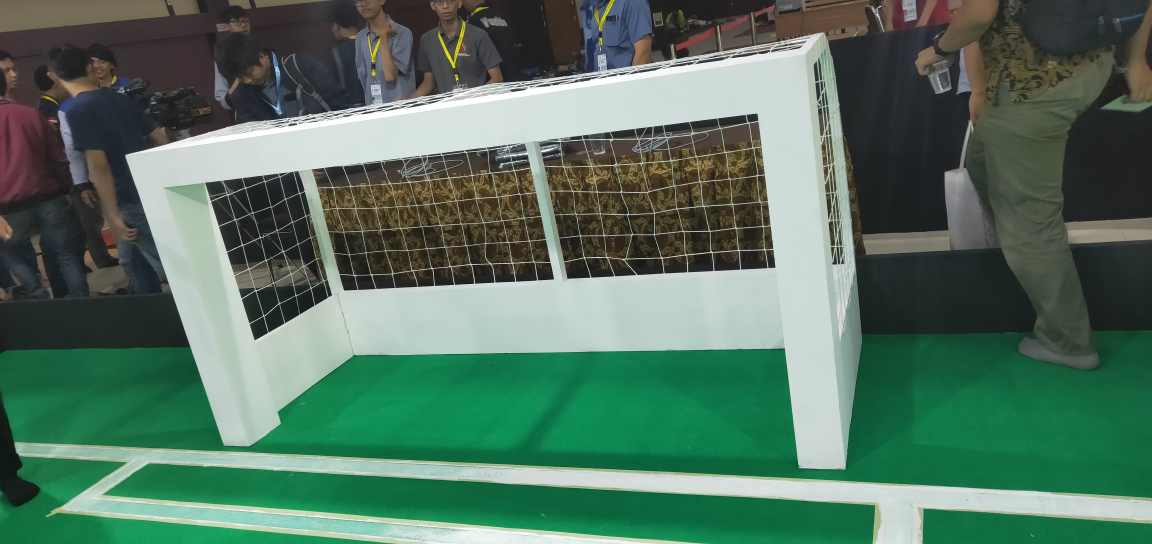
#> input picture bisa diabaikan/foto gawang/IMG20190502171909.jpg, 4608 x 2176 px, given in place of the camera (shown at 1/4 size)
$ python 'main lama.py'
#> lines starting #> are read from the running program, lines starting #| are printed output that depends on the picture; after the words box and inside, x2 and y2 are one past the last pixel; in counts of white or black regions, pixels touching at a corner belong together
#> further down, frame is the input picture: shape (2176, 4608, 3); mean B, G, R 96.8, 113.9, 84
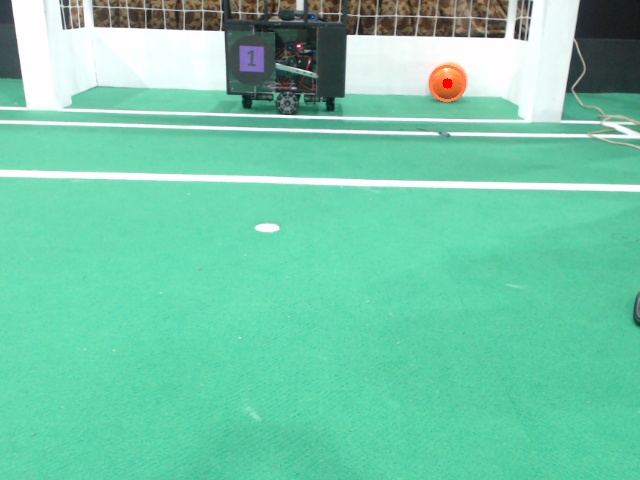
#> input picture bisa diabaikan/foto/opencv0.jpg, 640 x 480 px, found by its file name
#> further down, frame is the input picture: shape (480, 640, 3); mean B, G, R 170.1, 201.1, 114.7
#> `hsv = cv2.cvtColor(frame, cv2.COLOR_BGR2HSV)`: hsv: shape (480, 640, 3); mean H, S, V 78.8, 112.1, 202.3
### gawang.py
'''
    class gawang python
    auth :
        - sufyan saori
        - benhard tamubolon
'''
import cv2

class Gawang:
    def __init__(self, image, gawangLower=(60, 0, 200), gawangUpper=(255, 100, 255) , lawanLower=(0,0,0) , lawanUpper=(0,0,0) ) :
        self.image = image
        self.gawangLower = gawangLower
        self.gawangUpper = gawangUpper
        self.lawanLower = lawanLower
        self.lawanUpper = lawanUpper
        self.batas_kiri = 0
        self.batas_kanan = 0
        self.gawang = False
        self.run()

    # function to get mask image
    def pre_proc_1(self):
        hsv = cv2.cvtColor(self.image, cv2.COLOR_BGR2HSV)
        mask = cv2.inRange(hsv, self.gawangLower, self.gawangUpper)
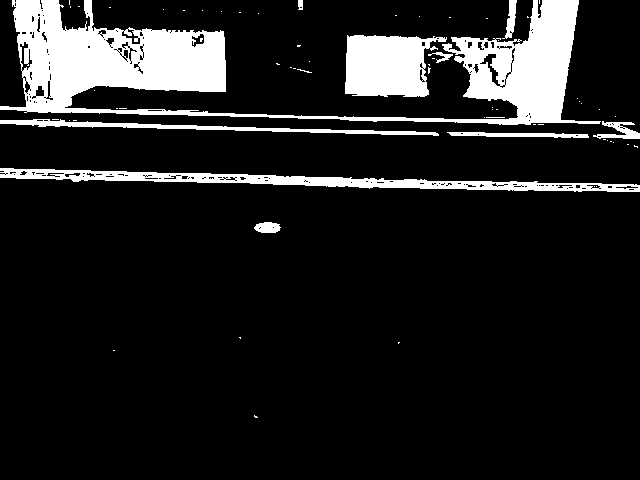
#> mask: shape (480, 640); 12.5% white; 67 white regions (57 under 20 px), largest, box (x1, y1, x2, y2) and area: (0, 0, 601, 125) 24859, (0, 168, 640, 192) 5199, (345, 35, 447, 97) 4824
        mask = cv2.erode(mask, None, iterations=2)
#> mask: shape (480, 640); 7.2% white; 64 white regions (40 under 20 px), largest, box (x1, y1, x2, y2) and area: (19, 0, 224, 111) 9644, (468, 0, 577, 123) 6086, (347, 37, 427, 95) 3977
        mask = cv2.dilate(mask, None, iterations=2)
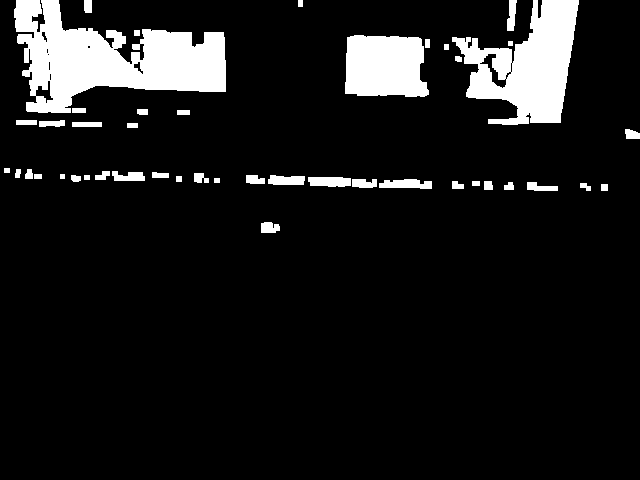
#> mask: shape (480, 640); 9.9% white; 45 white regions
        cnts = cv2.findContours(mask.copy(), cv2.RETR_EXTERNAL,
 		        cv2.CHAIN_APPROX_SIMPLE)[-2]
#> cnts = 45 contours, 2 with area under 20; largest, box (x1, y1, x2, y2) and area: (14, 0, 226, 113) 12767, (452, 0, 579, 125) 8366, (345, 35, 429, 97) 4446, (379, 179, 432, 189) 341, (308, 177, 351, 187) 336
        return cnts

    # check tiang
    # [7 lines left out: function persegi_panjang_berdiri, not called in this run]

    # draw and get outer midle points (x, y)
    def draw_points(self, coord, batas, flag):
        font = cv2.FONT_HERSHEY_SIMPLEX
        x,y,w,h = coord
        center_circle = batas
        text = "ujung"+flag
        cv2.rectangle(self.image, (x,y), (x+w, y+h), (0, 255, 0), 2)
        cv2.circle(self.image,center_circle , 4, (0,0,255), -1)
        cv2.putText(self.image, text, center_circle, font, 0.5,(0,0,255),2,cv2.LINE_AA)

    # functtion to ger countour
    def get_countour(self):
        font = cv2.FONT_HERSHEY_SIMPLEX
        cnts = self.pre_proc_1()
        if len(cnts)>1:
            # cari 2 blob terbesar
            tiangs = sorted(cnts, key=cv2.contourArea, reverse=True)[:2]
#> tiangs = 2 contours; box (x1, y1, x2, y2) and area: (14, 0, 226, 113) 12767, (452, 0, 579, 125) 8366
            # cari mana blob kanan dan kiri berdasarkan posisi x-nya
            rec1 = cv2.boundingRect(tiangs[0])
#> rec1 = (14, 0, 212, 113)
            rec2 = cv2.boundingRect(tiangs[1])
#> rec2 = (452, 0, 127, 125)
            if(rec1[0] > rec2[1]):
                pos = [rec2, rec1]
#> pos = [(452, 0, 127, 125), (14, 0, 212, 113)]
            pos = [rec1, rec2]
#> pos = [(14, 0, 212, 113), (452, 0, 127, 125)]
            # (x, ( y +(h//2)) ) ; 5//2 = 2 ; 5/2 = 2.5
            self.batas_kiri = (pos[0][0], (pos[0][1] + pos[0][3]//2) )
#> self.batas_kiri = (14, 56)
            self.draw_points(pos[0], self.batas_kiri, "kiri")
#> in draw_points, `cv2.circle(self.image,center_circle , 4, (0,0,255), -1)`: self.image: shape (480, 640, 3); mean B, G, R 169.2, 201.5, 113.9

            # ( (x+w), ( (y +(h//2) )
            self.batas_kanan = ( (pos[1][0] + pos[1][2]),  (pos[1][1]+ (pos[1][3]//2)) )
#> self.batas_kanan = (579, 62)
            self.draw_points(pos[1], self.batas_kanan, "kanan")
#> in draw_points (call 2), `cv2.circle(self.image,center_circle , 4, (0,0,255), -1)`: self.image: shape (480, 640, 3); mean B, G, R 168.1, 201.5, 113.4

            hsv = cv2.cvtColor(self.image, cv2.COLOR_BGR2HSV)
#> hsv: shape (480, 640, 3); mean H, S, V 78.3, 114.9, 203.5
            mask = cv2.inRange(hsv, self.lawanLower, self.lawanUpper)
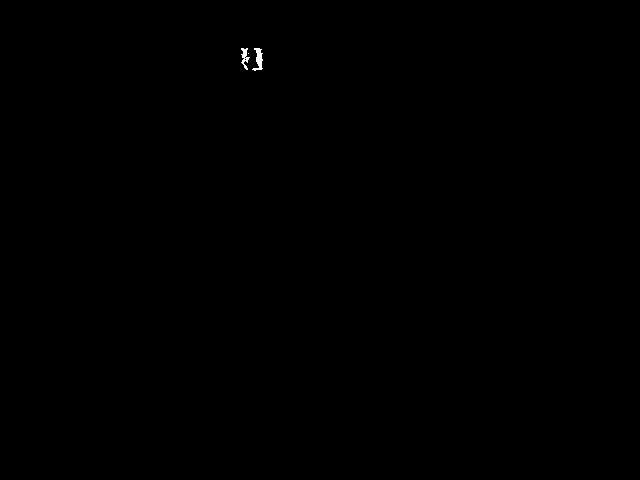
#> mask: shape (480, 640); 0.07% white; 3 white regions (1 under 20 px), largest, box (x1, y1, x2, y2) and area: (252, 48, 263, 71) 128, (241, 48, 250, 70) 93
            mask = cv2.erode(mask, None, iterations=2)
#> mask: shape (480, 640); 0% white in thin lines or dots, all inside (x1, y1, x2, y2) = (258, 55, 260, 62)
            mask = cv2.dilate(mask, None, iterations=6)
#> mask: shape (480, 640); 0.08% white; 1 white region, box (x1, y1, x2, y2) and area: (252, 49, 266, 68) 260
            cnts2 = cv2.findContours(mask.copy(), cv2.RETR_EXTERNAL,
                    cv2.CHAIN_APPROX_SIMPLE)[-2]
#> cnts2 = 1 item
#| False (579, 62) (14, 56)

            if(len(cnts2)>0 and pos[0][3] == pos[1][3]):
                self.gawang = True

        else:
            self.batas_kiri = 0
            self.batas_kanan = 0


    def run(self):
        self.get_countour()

### check_bola.py
'''
    class gawang python
    auth :
        - sufyan saori
        - benhard tamubolon
'''
import cv2

class Bola:
    def __init__(self, image, bolaLower=(1, 150, 186), bolaUpper=(30, 255, 255) ):
        self.image = image
        self.bolaLower = bolaLower
        self.bolaUpper = bolaUpper
        self.lokasi_bola = 0
        self.perintah = ""
        self.simpanperintah= ""
        self.run()

    # function to get mask image
    def pre_proc_1(self):
        hsv = cv2.cvtColor(self.image, cv2.COLOR_BGR2HSV)
        mask = cv2.inRange(hsv, self.bolaLower, self.bolaUpper)
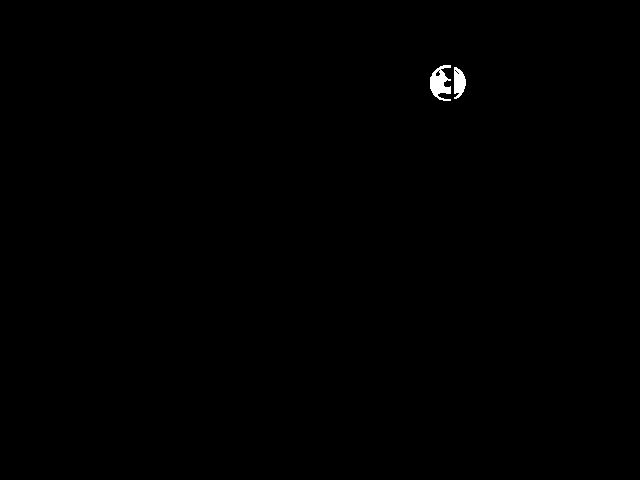
#> mask: shape (480, 640); 0.24% white; 2 white regions, box (x1, y1, x2, y2) and area: (430, 65, 451, 101) 448, (454, 67, 466, 99) 276
        mask = cv2.erode(mask, None, iterations=5)
#> mask: shape (480, 640); 0.01% white in thin lines or dots, all inside (x1, y1, x2, y2) = (435, 81, 460, 88)
        mask = cv2.dilate(mask, None, iterations=9)
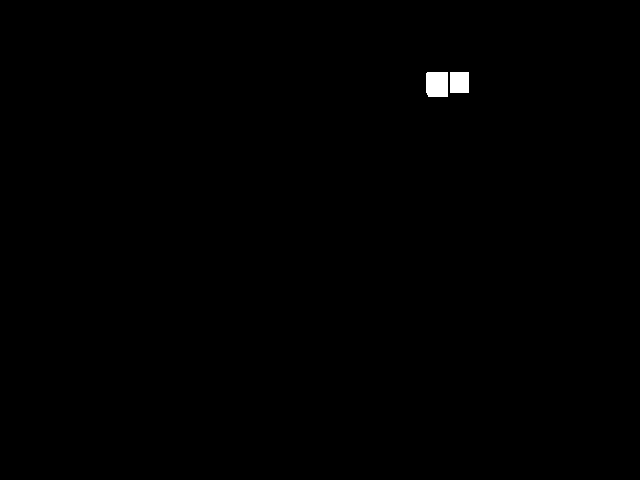
#> mask: shape (480, 640); 0.31% white; 2 white regions
        cnts = cv2.findContours(mask.copy(), cv2.RETR_EXTERNAL,
 		        cv2.CHAIN_APPROX_SIMPLE)[-2]
#> cnts = 2 contours; box (x1, y1, x2, y2) and area: (426, 72, 448, 97) 498, (450, 72, 469, 93) 360
        cv2.imshow('mask',mask)
        return cnts

    # check tiang
    # [7 lines left out: function persegi_panjang_berdiri, not called in this run]

    # functtion to ger countour
    def get_countour(self):
        cnts = self.pre_proc_1()
        if len(cnts)>0 :
            # find the largest contour in the mask, then use
            # it to compute the minimum enclosing circle and
            # centroid
            c = max(cnts, key=cv2.contourArea)
#> c = contour of 9 points, box (x1, y1, x2, y2) (426, 72, 448, 97), area 498
            ((x, y), radius) = cv2.minEnclosingCircle(c)
#> x = 437; y = 84; radius = 15.62
            M = cv2.moments(c)
#> M = moments, m00 498.5, centre m10/m00, m01/m00 = (436.6, 83.91)
            center = (int(M["m10"] / M["m00"]), int(M["m01"] / M["m00"]))
#> center = (436, 83)
            # only proceed if the radius meets a minimum size
            if radius > 10:
                # draw the circle and centroid on the frame,
                # then update the list of tracked points
                cv2.circle(self.image, (int(x), int(y)), int(radius),
                    (80, 127, 255), 2)
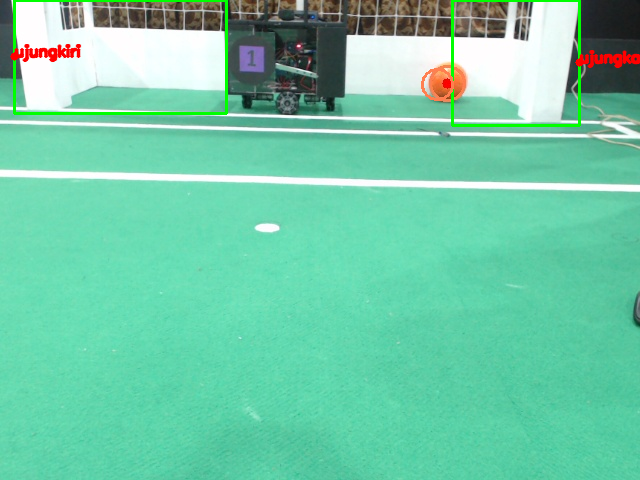
#> self.image: shape (480, 640, 3); mean B, G, R 167.9, 201.3, 113.8
                cv2.circle(self.image, center, 5, (0, 0, 255), -1)
#> self.image: shape (480, 640, 3); 0.03% of pixels changed, all inside (x1, y1, x2, y2) = (431, 78, 442, 89)
            if int(M["m10"] / M["m00"]) > 400:
                self.lokasi_bola = int(M["m10"] / M["m00"])
#> self.lokasi_bola = 436
                if int(M["m01"] / M["m00"]) > 455 :
                    self.perintah = "tendang"
                if int(M["m01"] / M["m00"]) < 455:
                    self.perintah = "kanan"
            elif int(M["m10"] / M["m00"]) < 400 and int(M["m10"] / M["m00"]) > 200:
                self.lokasi_bola = int(M["m10"] / M["m00"])
                if int(M["m01"] / M["m00"]) > 455 :
                    self.perintah = "tendang"
                if int(M["m01"] / M["m00"]) < 455:
                    self.perintah = "maju"
                # if i>10:
                #     ser.write(b'f')
            elif int(M["m10"] / M["m00"]) < 200:
                self.lokasi_bola = int(M["m10"] / M["m00"])
                if int(M["m01"] / M["m00"]) > 455 :
                    self.perintah = "tendang"
                if int(M["m01"] / M["m00"]) < 455:
                    self.perintah = "kiri"

        else:
            self.perintah = "cari"


    def run(self):
        self.get_countour()

### main lama.py
import cv2
import serial
import time
from gawang import Gawang
from check_bola import Bola

ser = serial.Serial('/dev/ttyUSB0', 9600)
#ser = serial.Serial('COM', 9600)

# greenLower = (0, 208, 186)
# greenUpper = (47, 255, 255)

colorLower = (0, 208, 186)
colorUpper = (47, 255, 255)

magentaLower = (115, 100, 100)
magentaUpper = (135, 255, 255)

cyanLower = (80, 100, 100)
cyanUpper = (100, 255, 255)

# [5 lines of commented-out code are left out]

majucheck = False
mundurcheck = False
kiricheck = False
kanancheck = False
spinleftcheck = False
spinrightcheck = False
rotateleftcheck = False
rotaterightcheck = False
tendangcheck = False
do_nothing = False
num = 0
start = 0
dur = 0


cap = cv2.VideoCapture(0)

i=0

def periksa(start, dur2, do_nothing, x, dur):
    if x:
        start = time.time()
        return start, dur, doNothing(start,dur), False
    else:
        return start, dur2, do_nothing, False

def doNothing(start, x):
    end = time.time()
    print(end-start)
    if(end-start>=x):
        return False
    else:
        return True

while True:
    ret,frame = cap.read()
    frame = cv2.imread('foto/opencv0.jpg')
    hsv = cv2.cvtColor(frame, cv2.COLOR_BGR2HSV)

    gawang = Gawang(image = frame, lawanLower = magentaLower , lawanUpper = magentaUpper)
    # print(gawang.gawang, gawang.area_gawang)
    print(gawang.gawang, gawang.batas_kanan, gawang.batas_kiri)

    bola = Bola(image = frame)#,bolaLower = (115, 100, 100) , bolaUpper = (135, 255, 255) )

    if bola.perintah == "kanan":
        if i>30:
            if do_nothing==False:
                print("kanan")
                ser.write(b'R')
                start, dur, do_nothing, mundurcheck = periksa(start, dur, do_nothing, mundurcheck, 0.31)
                start, dur, do_nothing, majucheck = periksa(start, dur, do_nothing, majucheck, 0.31)
                start, dur, do_nothing, kiricheck = periksa(start, dur, do_nothing, kiricheck, 0.31)
                start, dur, do_nothing, spinleftcheck = periksa(start, dur, do_nothing, spinleftcheck, 0.31)
                start, dur, do_nothing, spinrightcheck = periksa(start, dur, do_nothing, spinrightcheck, 0.31)
                start, dur, do_nothing, rotateleftcheck = periksa(start, dur, do_nothing, rotateleftcheck, 0.31)
                start, dur, do_nothing, rotaterightcheck = periksa(start, dur, do_nothing, rotaterightcheck, 0.31)
                start, dur, do_nothing, tendangcheck = periksa(start, dur, do_nothing, tendangcheck, 0.00)
                kanancheck=True
            else:
                do_nothing=doNothing(start,dur)

    if bola.perintah == "kiri":
        if i>30:
            if do_nothing==False:
                print("kiri")
                ser.write(b'L')
                start, dur, do_nothing, majucheck = periksa(start, dur, do_nothing, majucheck, 0.31)
                start, dur, do_nothing, mundurcheck = periksa(start, dur, do_nothing, mundurcheck, 0.31)
                start, dur, do_nothing, kanancheck = periksa(start, dur, do_nothing, kanancheck, 0.31)
                start, dur, do_nothing, spinleftcheck = periksa(start, dur, do_nothing, spinleftcheck, 0.31)
                start, dur, do_nothing, spinrightcheck = periksa(start, dur, do_nothing, spinrightcheck, 0.31)
                start, dur, do_nothing, rotateleftcheck = periksa(start, dur, do_nothing, rotateleftcheck, 0.31)
                start, dur, do_nothing, rotaterightcheck = periksa(start, dur, do_nothing, rotaterightcheck, 0.31)
                start, dur, do_nothing, tendangcheck = periksa(start, dur, do_nothing, tendangcheck, 0.00)
                kiricheck=True
            else:
                do_nothing=doNothing(start,dur)

    if bola.perintah == "tendang":
        if i>30:
            if do_nothing==False:
                print("tendang")
                ser.write(b'T')
                start, dur, do_nothing, mundurcheck = periksa(start, dur, do_nothing, mundurcheck, 1.46)
                start, dur, do_nothing, majucheck = periksa(start, dur, do_nothing, majucheck, 1.46)
                start, dur, do_nothing, kiricheck = periksa(start, dur, do_nothing, kiricheck, 1.46)
                start, dur, do_nothing, kanancheck = periksa(start, dur, do_nothing, kanancheck, 1.46)
                start, dur, do_nothing, spinleftcheck = periksa(start, dur, do_nothing, spinleftcheck, 1.46)
                start, dur, do_nothing, spinrightcheck = periksa(start, dur, do_nothing, spinrightcheck, 1.46)
                start, dur, do_nothing, rotateleftcheck = periksa(start, dur, do_nothing, rotateleftcheck, 1.46)
                start, dur, do_nothing, rotaterightcheck = periksa(start, dur, do_nothing, rotaterightcheck, 1.46)
                start, dur, do_nothing, tendangcheck = periksa(start, dur, do_nothing, tendangcheck, 1.46)
                majucheck = True
            else:
                do_nothing=doNothing(start,dur)

    if bola.perintah == "maju":
        if i>30:
            if do_nothing==False:
                print("maju")
                ser.write(b'F')
                start, dur, do_nothing, mundurcheck = periksa(start, dur, do_nothing, mundurcheck, 0.31)
                start, dur, do_nothing, kiricheck = periksa(start, dur, do_nothing, kiricheck, 0.31)
                start, dur, do_nothing, kanancheck = periksa(start, dur, do_nothing, kanancheck, 0.31)
                start, dur, do_nothing, spinleftcheck = periksa(start, dur, do_nothing, spinleftcheck, 0.31)
                start, dur, do_nothing, spinrightcheck = periksa(start, dur, do_nothing, spinrightcheck, 0.31)
                start, dur, do_nothing, rotateleftcheck = periksa(start, dur, do_nothing, rotateleftcheck, 0.31)
                start, dur, do_nothing, rotaterightcheck = periksa(start, dur, do_nothing, rotaterightcheck, 0.31)
                start, dur, do_nothing, tendangcheck = periksa(start, dur, do_nothing, tendangcheck, 0.00)
                majucheck=True
            else:
                do_nothing=doNothing(start,dur)

    if bola.perintah == "cari":
        if i>30:
            if do_nothing==False:
                print("cari")
                ser.write(b'S')
                start, dur, do_nothing, majucheck = periksa(start, dur, do_nothing, majucheck, 0.31)
                start, dur, do_nothing, mundurcheck = periksa(start, dur, do_nothing, mundurcheck, 0.31)
                start, dur, do_nothing, kiricheck = periksa(start, dur, do_nothing, kiricheck, 0.31)
                start, dur, do_nothing, kanancheck = periksa(start, dur, do_nothing, kanancheck, 0.31)
                start, dur, do_nothing, spinleftcheck = periksa(start, dur, do_nothing, spinleftcheck, 0.31)
                start, dur, do_nothing, spinrightcheck = periksa(start, dur, do_nothing, spinrightcheck, 0.31)
                start, dur, do_nothing, rotateleftcheck = periksa(start, dur, do_nothing, rotateleftcheck, 0.31)
                start, dur, do_nothing, rotaterightcheck = periksa(start, dur, do_nothing, rotaterightcheck, 0.31)
                start, dur, do_nothing, tendangcheck = periksa(start, dur, do_nothing, tendangcheck, 0.00)
                # spinleftcheck=True
            else:
                do_nothing=doNothing(start,dur)

    cv2.imshow('frame',frame)
    # cv2.imwrite('opencv'+str(num)+'.jpg',frame)
    # num = num+1

    if cv2.waitKey(1) & 0xFF == ord('q'):
#> (key q is pressed here)
        break
    i=i+1

cap.release()
ser.write(b'S')
ser.close()
cv2.destroyAllWindows()
